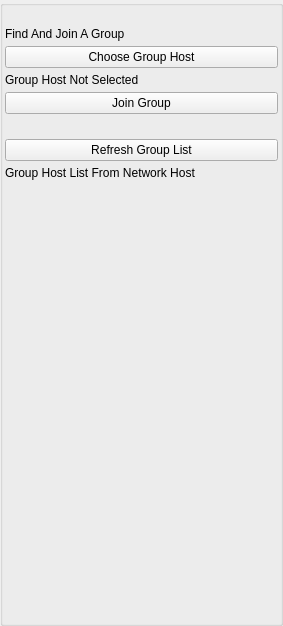
<?xml version="1.0" encoding="UTF-8"?>
<ui version="4.0">
 <class>AppletGroupJoinUi</class>
 <widget class="QWidget" name="AppletGroupJoinUi">
  <property name="geometry">
   <rect>
    <x>0</x>
    <y>0</y>
    <width>283</width>
    <height>626</height>
   </rect>
  </property>
  <property name="windowTitle">
   <string>Join Group</string>
  </property>
  <layout class="QVBoxLayout" name="verticalLayout">
   <property name="spacing">
    <number>0</number>
   </property>
   <property name="leftMargin">
    <number>0</number>
   </property>
   <property name="topMargin">
    <number>0</number>
   </property>
   <property name="rightMargin">
    <number>0</number>
   </property>
   <property name="bottomMargin">
    <number>0</number>
   </property>
   <item>
    <widget class="QGroupBox" name="ItemsGroupBox">
     <property name="minimumSize">
      <size>
       <width>0</width>
       <height>0</height>
      </size>
     </property>
     <property name="title">
      <string/>
     </property>
     <layout class="QVBoxLayout" name="verticalLayout_2">
      <property name="spacing">
       <number>5</number>
      </property>
      <property name="leftMargin">
       <number>2</number>
      </property>
      <property name="topMargin">
       <number>2</number>
      </property>
      <property name="rightMargin">
       <number>2</number>
      </property>
      <property name="bottomMargin">
       <number>2</number>
      </property>
      <item>
       <widget class="QLabel" name="m_StatusLabel">
        <property name="text">
         <string notr="true"/>
        </property>
       </widget>
      </item>
      <item>
       <widget class="QLabel" name="SearchLabel">
        <property name="text">
         <string>Find And Join A Group</string>
        </property>
        <property name="wordWrap">
         <bool>true</bool>
        </property>
       </widget>
      </item>
      <item>
       <widget class="QPushButton" name="m_GroupHostButton">
        <property name="text">
         <string>Choose Group Host</string>
        </property>
       </widget>
      </item>
      <item>
       <widget class="QLabel" name="m_GroupHostLabel">
        <property name="text">
         <string>Group Host Not Selected</string>
        </property>
       </widget>
      </item>
      <item>
       <widget class="QPushButton" name="m_ConnectToHostButton">
        <property name="sizePolicy">
         <sizepolicy hsizetype="Minimum" vsizetype="Preferred">
          <horstretch>0</horstretch>
          <verstretch>0</verstretch>
         </sizepolicy>
        </property>
        <property name="minimumSize">
         <size>
          <width>0</width>
          <height>0</height>
         </size>
        </property>
        <property name="text">
         <string>Join Group</string>
        </property>
       </widget>
      </item>
      <item>
       <widget class="QLabel" name="m_GroupUserStatusLabel">
        <property name="font">
         <font>
          <pointsize>10</pointsize>
         </font>
        </property>
        <property name="text">
         <string/>
        </property>
       </widget>
      </item>
      <item>
       <widget class="QPushButton" name="m_RefreshListButton">
        <property name="text">
         <string>Refresh Group List</string>
        </property>
       </widget>
      </item>
      <item>
       <widget class="QLabel" name="label">
        <property name="text">
         <string>Group Host List From Network Host</string>
        </property>
       </widget>
      </item>
      <item>
       <widget class="HostListWidget" name="m_HostListWidget" native="true">
        <property name="sizePolicy">
         <sizepolicy hsizetype="Expanding" vsizetype="Expanding">
          <horstretch>0</horstretch>
          <verstretch>0</verstretch>
         </sizepolicy>
        </property>
       </widget>
      </item>
     </layout>
    </widget>
   </item>
  </layout>
 </widget>
 <customwidgets>
  <customwidget>
   <class>HostListWidget</class>
   <extends>QWidget</extends>
   <header location="global">HostListWidget.h</header>
   <container>1</container>
  </customwidget>
 </customwidgets>
 <resources>
  <include location="../NoLimitConnect.qrc"/>
 </resources>
 <connections/>
</ui>
